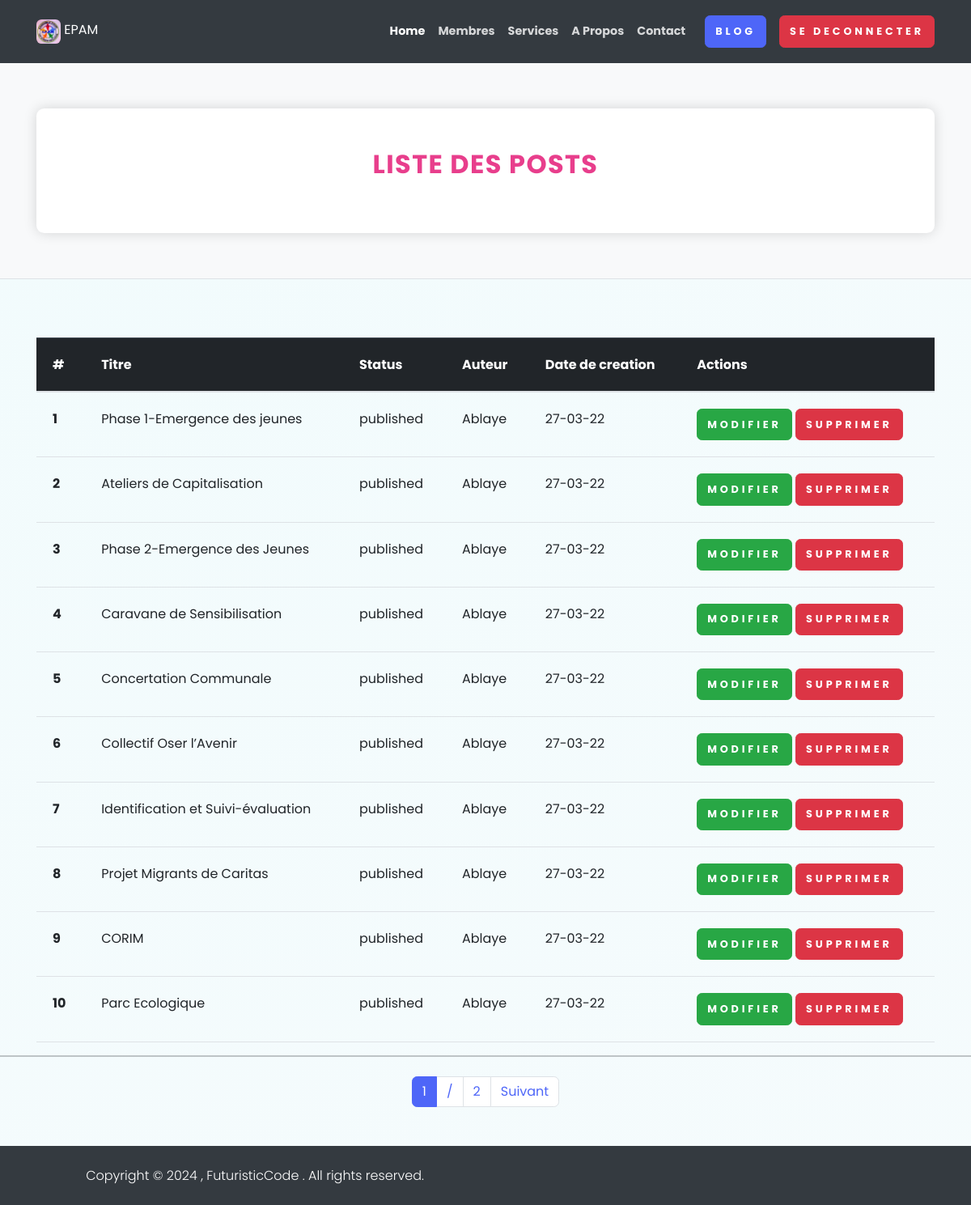
Screenshot of /see-blog/ (signed in) with the database file from the repository.
### home/models.py (models this page shows, shortened)
class Post(models.Model):
    STATUS_CHOICES = (
        ('draft','Draft'),
        ('published','Published')
    )
    title = models.CharField(max_length=200)
    slug  = models.SlugField(max_length=200)
    body  = FroalaField()
    image   = models.ImageField(upload_to='uploads')
    created_at = models.DateTimeField(auto_now_add=True)
    upload_to = models.DateTimeField(auto_now=True)
    status  = models.CharField(choices=STATUS_CHOICES,default='draft',max_length=10)
    publish = models.DateTimeField(default=timezone.now())
    author  = models.ForeignKey(User,on_delete=models.CASCADE,
                                related_name='posted')
    objects   = models.Manager()  #Default Manager
    published = PublishedManager() #Custom Manager

### home/views.py (the view)
# urls.py: path('see-blog/', views.see_blog ,name='see_blog'),
def see_blog(request):
  if request.user.is_authenticated:
    object_list = Post.objects.all()
    paginator   = Paginator(object_list,10)
    page        = request.GET.get('page')
    try:
      posts = paginator.page(page)
    except PageNotAnInteger:
      posts = paginator.page(1)
    except EmptyPage:
      posts = Paginator.page(paginator.num_pages)
    context = {
      'posts':posts,
      'page' :page,
    }
    return render(request,'blog/auth/see_blog.html',context)
  return redirect('/login/')

### home/templates/blog/auth/see_blog.html (shortened to what this page needs)
{% extends 'base.html' %}
{% block content %}
<section>
    <header class="py-5 bg-light border-bottom mb-4">
        <div class="container">
            <div class="text-center my-2">
                <div class="bg-white rounded-lg shadow p-5">
                    <strong class="text-uppercase text-secondary d-inline-block mb-2 text-sm">
                        <h2>Liste des posts</h2>
                    </strong>
            </div>
        </div>
    </header>
</section>
<section class="mt-1 pt-5 mb-5">
    <div class="container">
        <table class="table">
            <thead class="table-dark">
                <tr>
                    <th scope="col">#</th>
                    <th scope="col">Titre</th>
                    <th scope="col">Status</th>
                    <th scope="col">Auteur</th>
                    <th scope="col">Date de creation</th>
                    <th scope="col">Actions</th>
                </tr>
            </thead>
            <tbody>
                {% for post in posts %}
                <tr>
                    <th scope="row">{{forloop.counter}}</th>
                    <td>{{post.title}}</td>
                    <td>{{post.status}}</td>
                    <td>{{post.author}}</td>
                    <td>{{post.created_at | date:"d-m-y"}}</td>
                    <td>
                        <a href="{% url 'update_blog' post.id %}" class="btn btn-success">Modifier</a>
                        <a href="{% url 'blog_delete' post.id %}" class="btn btn-danger">Supprimer</a>
                    </td>
                </tr>
                {% endfor %}
            </tbody>
          </table>
    </div>
{% include 'blog/layouts/pagination.html' with page=posts%}
</section>
{% endblock content %}

### rows the page displays
Post: title "Phase 1-Emergence des jeunes", status "published", author "Ablaye", created_at "27-03-22"
Post: title "Ateliers de Capitalisation", status "published", author "Ablaye", created_at "27-03-22"
Post: title "Phase 2-Emergence des Jeunes", status "published", author "Ablaye", created_at "27-03-22"
Post: title "Caravane de Sensibilisation", status "published", author "Ablaye", created_at "27-03-22"
Post: title "Concertation Communale", status "published", author "Ablaye", created_at "27-03-22"
Post: title "Collectif Oser l’Avenir", status "published", author "Ablaye", created_at "27-03-22"
Post: title "Identification et Suivi-évaluation", status "published", author "Ablaye", created_at "27-03-22"
Post: title "Projet Migrants de Caritas", status "published", author "Ablaye", created_at "27-03-22"
Post: title "CORIM", status "published", author "Ablaye", created_at "27-03-22"
Post: title "Parc Ecologique", status "published", author "Ablaye", created_at "27-03-22"

### other values shown
{{ page.number }} "1"
{{ page.paginator.num_pages }} "2"
